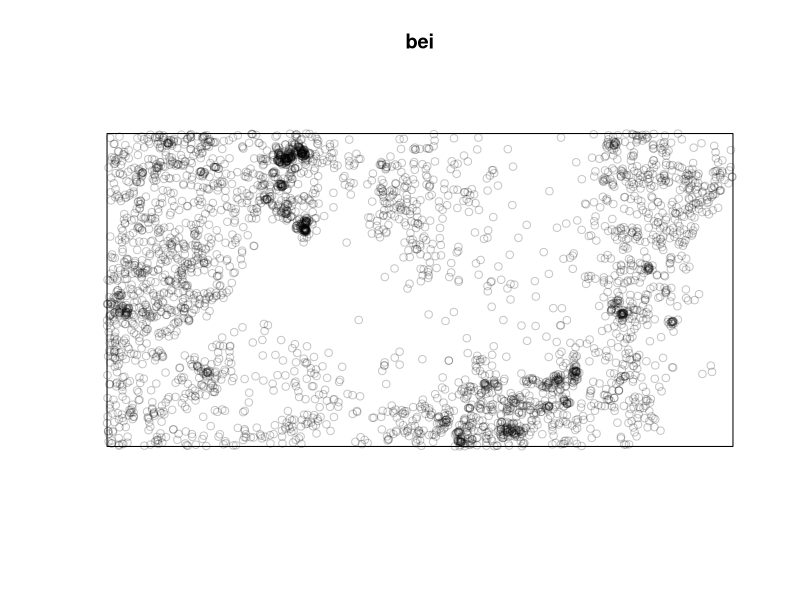
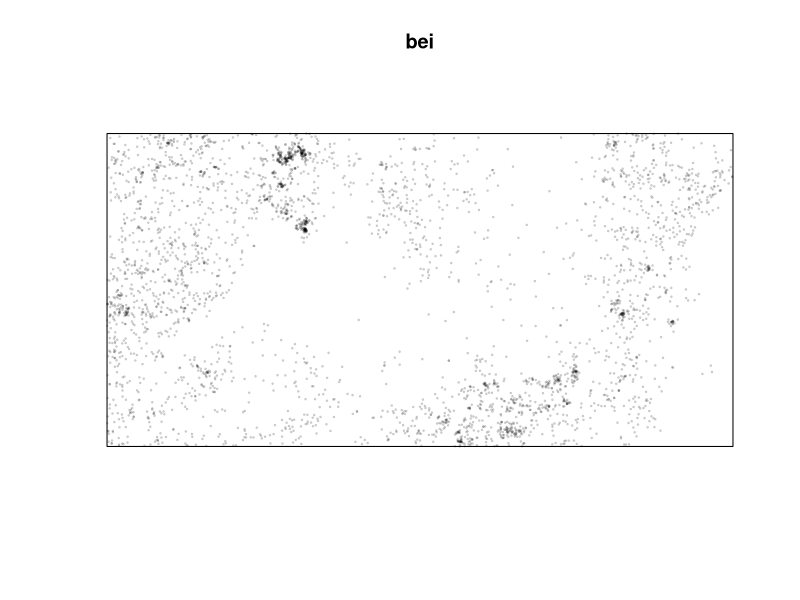
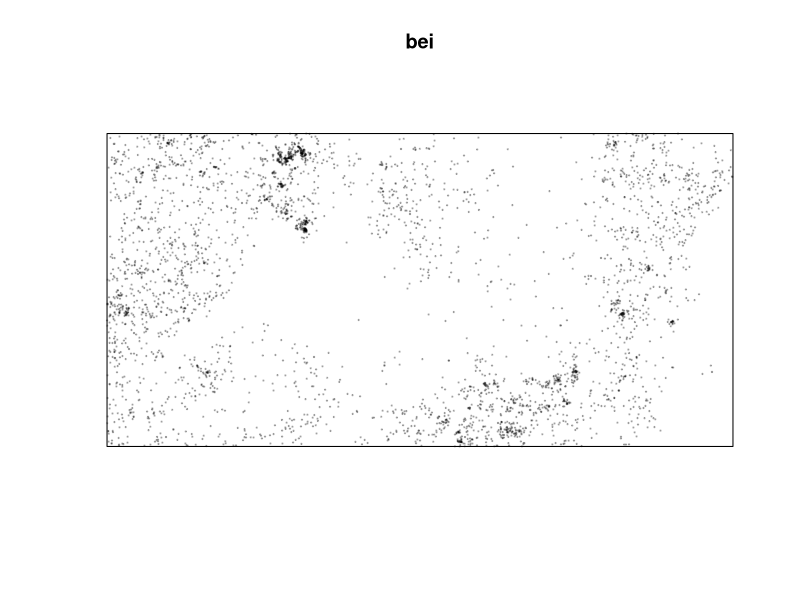
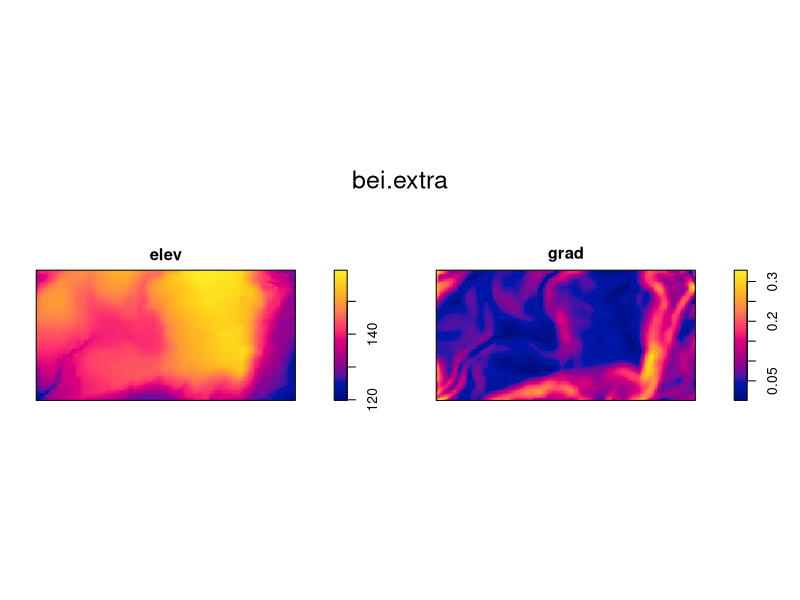
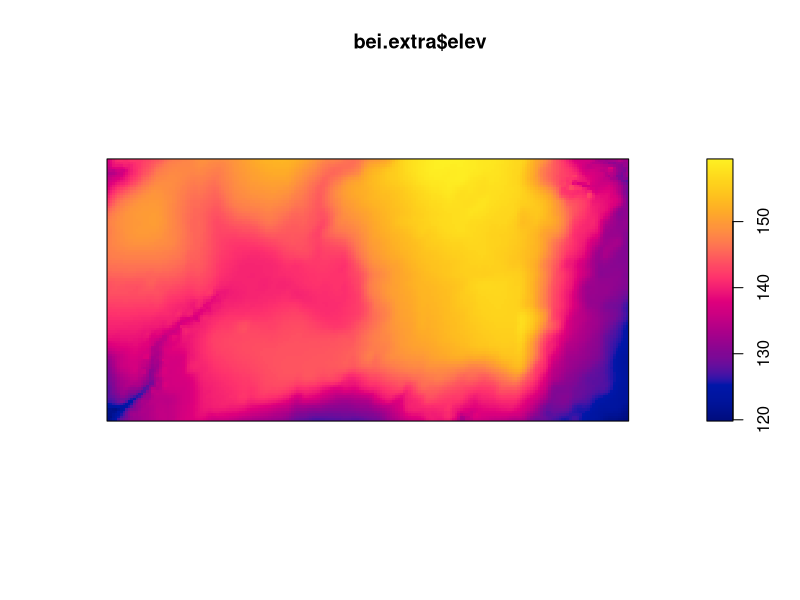
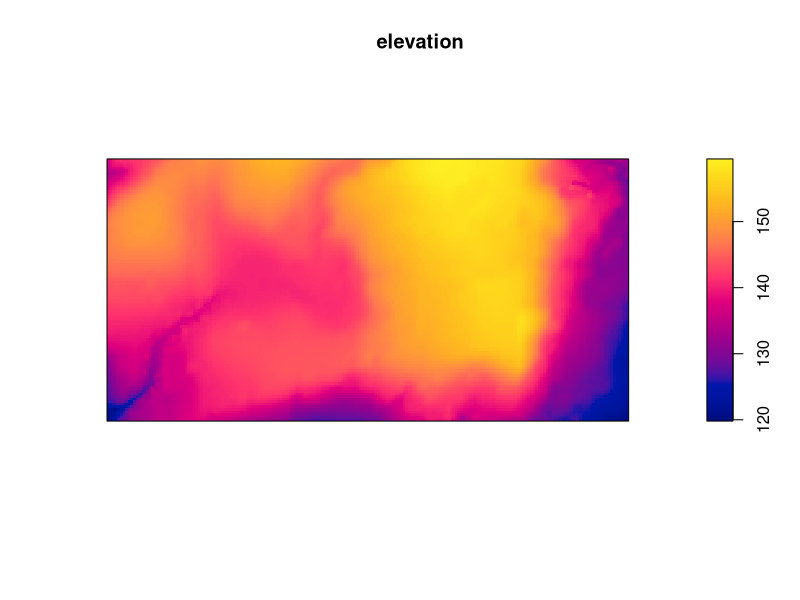
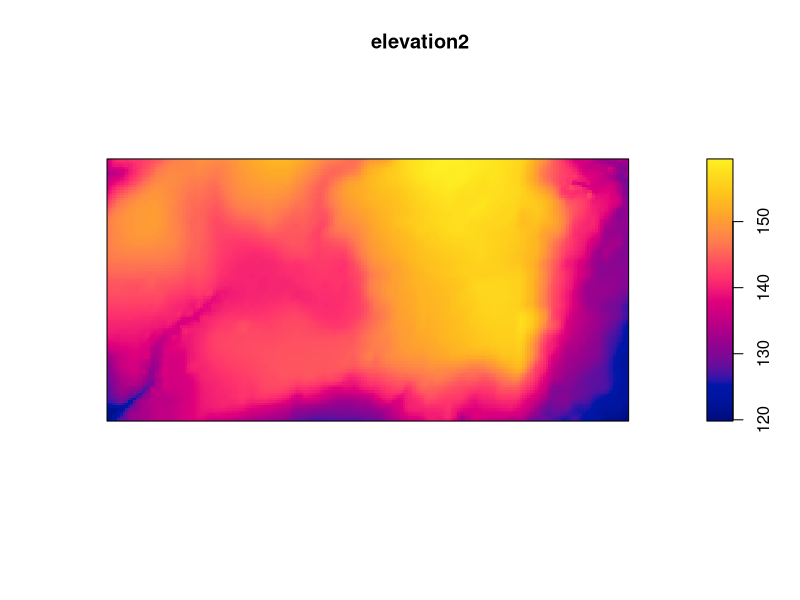
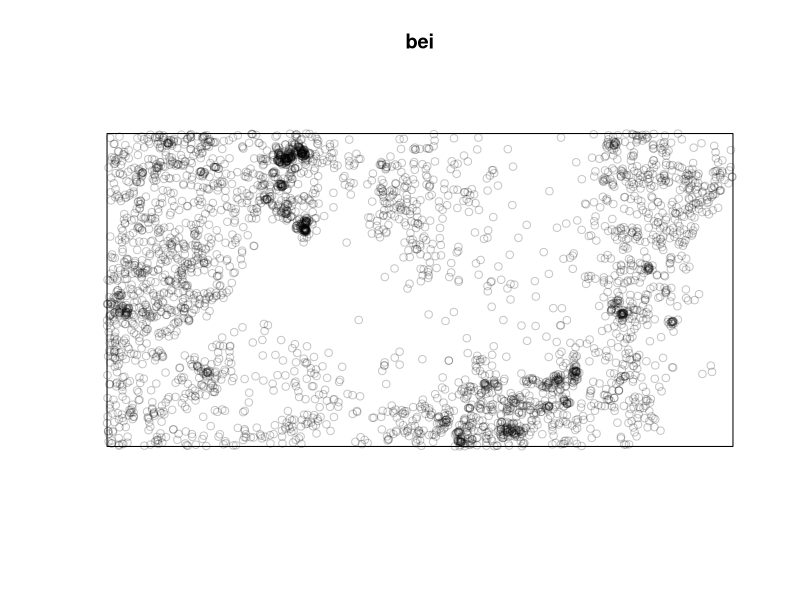

Write the R code that produced these figures, in order.
# Code related to population ecology

# A package is needed for point pattern analysis
#everytime we take something that is outside of R we need to use the brackets
install.packages("spatstat")
# quando si esce da R, come per il caso dell'installaazione dei pacchetti, dobbiamo usare ""
library(spatstat) # to check if it has been installed

#the dataset is called 'bei' and it's inside the package spatstat
# data description:
#aways put the link as a comment
# https://CRAN.R-project.org/package=spatstat

bei

# plotting the data
plot(bei)

# changing dimension - cex
plot(bei, cex=.2)

# changing the symbol - pch
plot(bei, cex=.2, pch=19)

# there's an additional datasets in the package
bei.extra
plot(bei.extra)

# let's use only part of the dataset: elev
plot(bei.extra$elev)
elevation <- bei.extra$elev
plot(elevation)

# second method to select elements
elevation2 <- bei.extra[[1]]
plot(elevation2)





# LEZIONE 3
# uinstall.pcakages("spatstat")
library(spatstat)
library(terra)
# dataset bei--> tropical forest trees
bei
plot(bei)
plot(bei, pch=19, cex=.5) 
# vogliamo passare ad una funzione di densità
densitymap<-density(bei)
# we aren't dealing with ppints anymore, but with pixels
# vogliamo sovrapporre alla mappa di densità anche la mappa dei punti
# questa funzione si chiama points
points(bei,cex=.4)
